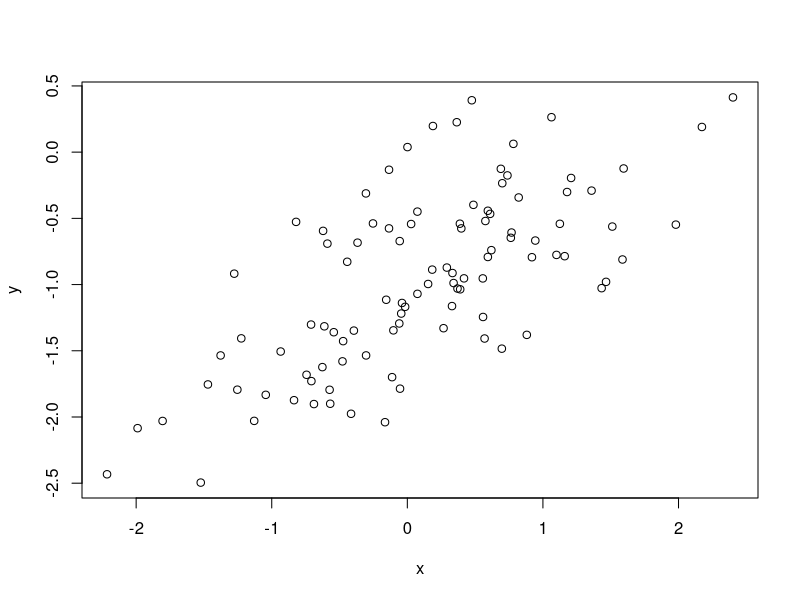
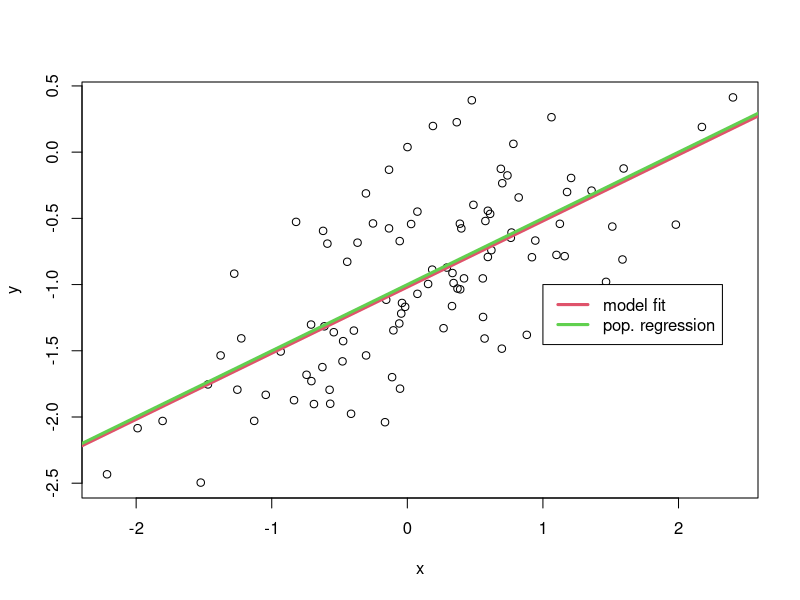
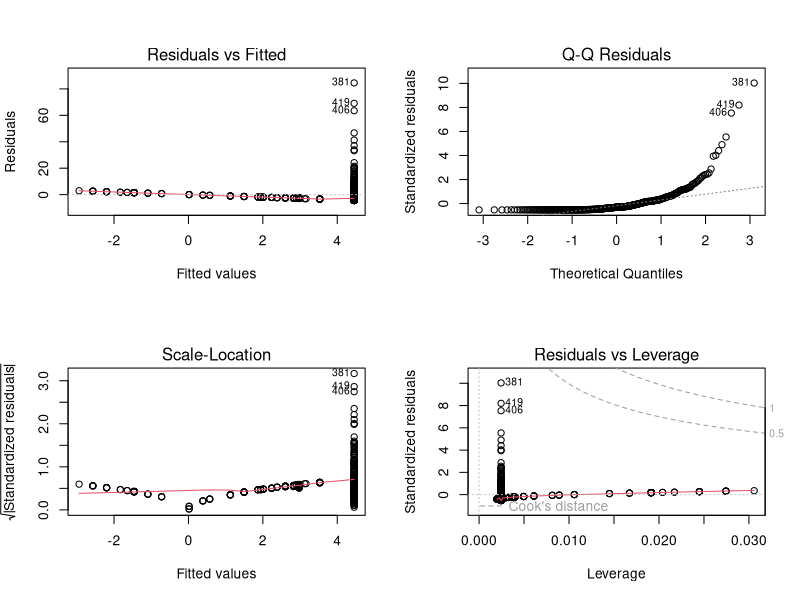
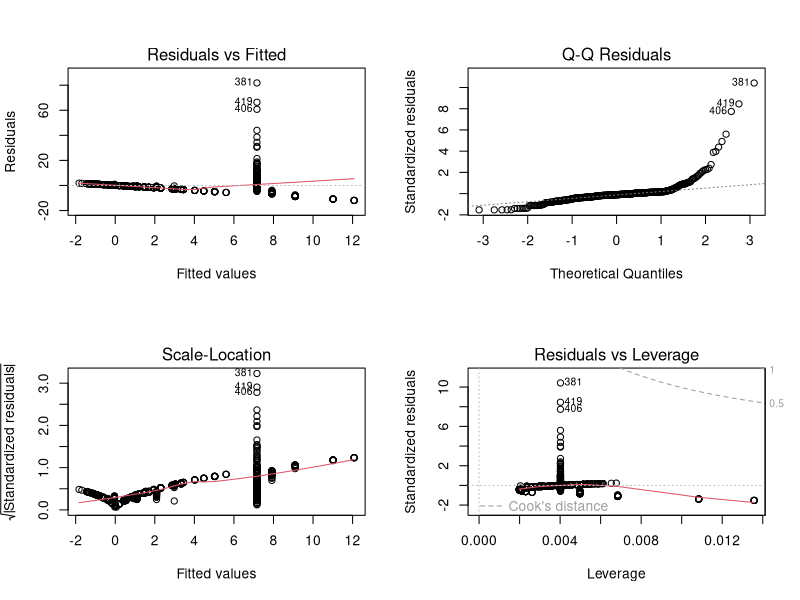

Recreate these plots in R, in order.
## ---- chunk 1
set.seed(1)
x <- rnorm(100)
x
## ---- chunk 2
eps <- rnorm(100, 0, sqrt(0.25))
eps
## ---- chunk 3
y = -1 + 0.5 * x + eps
length(y)
## ---- chunk 4
plot(x, y)
## ---- chunk 5
fit <-  lm(y ~ x)
summary(fit)
## ---- chunk 6
plot(x, y)
abline(fit, lwd = 3, col = 2)
abline(-1, 0.5, lwd = 3, col = 3)
legend(-1, legend = c("model fit", "pop. regression"), col = 2:3, lwd = 3)
## ---- chunk 7
library(MASS)
## ---- chunk 8
lm.zn = lm(crim ~ zn, data = Boston)
summary(lm.zn)
## ---- chunk 9
par(mfrow = c(2,2))
plot(lm.zn)
## ---- chunk 10
lm.indus = lm(crim ~ indus, data = Boston)
summary(lm.indus)
## ---- chunk 11
par(mfrow = c(2,2))
plot(lm.indus)
## ---- chunk 12
multiplemodel_fit <- lm(crim ~.,data = Boston)
summary(multiplemodel_fit)
